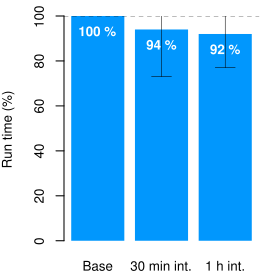

This figure's R source:
#!/usr/bin/env Rscript

library(rjson)

args <- commandArgs(TRUE)
if (length(args) != 1) {
    cat(sprintf('Usage: %s <config>\n'))
    quit(status=1)
}
config <- fromJSON(file=args[1])

cairo_pdf(config$plot, width=7/cm(1), height=7/cm(1))
par(mar=c(2,4,1,1))
par(cex=0.8)
par(lwd=0.8)

x <- barplot(config$mean*100,
    col=config$col,
    border=NA,
    ylab='Run time (%)',
    names.arg=config$labels
)

abline(100, 0, lty=2, lwd=0.5)

i <- 1
for (hdi in config$hdi) {
    arrows(x[i,1], hdi[1]*100, x[i,1], hdi[2]*100,
        angle=90,
        code=3,
        length=0.1,
        lwd=0.5
    )
    i <- i + 1
}

i <- 1
for (mean in config$mean) {
    text(x[i,1], mean*100, sprintf('%d %%', mean*100),
        pos=1,
        offset=0.8,
        col=config$text.col,
        font=2
    )
    i <- i + 1
}

# error.bar <- function(x, y, upper, lower=upper, length=0.1,...){
# if(length(x) != length(y) | length(y) !=length(lower) | length(lower) != length(upper))
# stop("vectors must be same length")
# arrows(x,y+upper, x, y-lower, angle=90, code=3, length=length, ...)
# }

dev.off()
